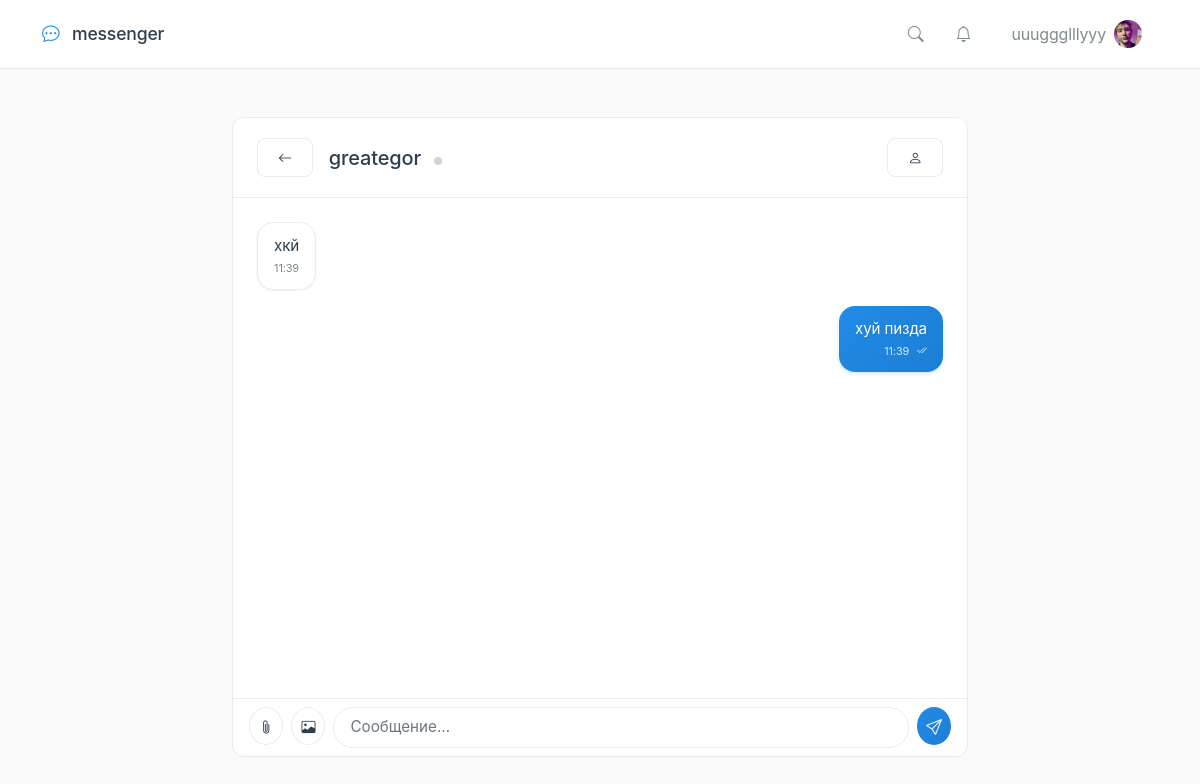
Page /chat/room/3/ (signed in) on the earlier database version.
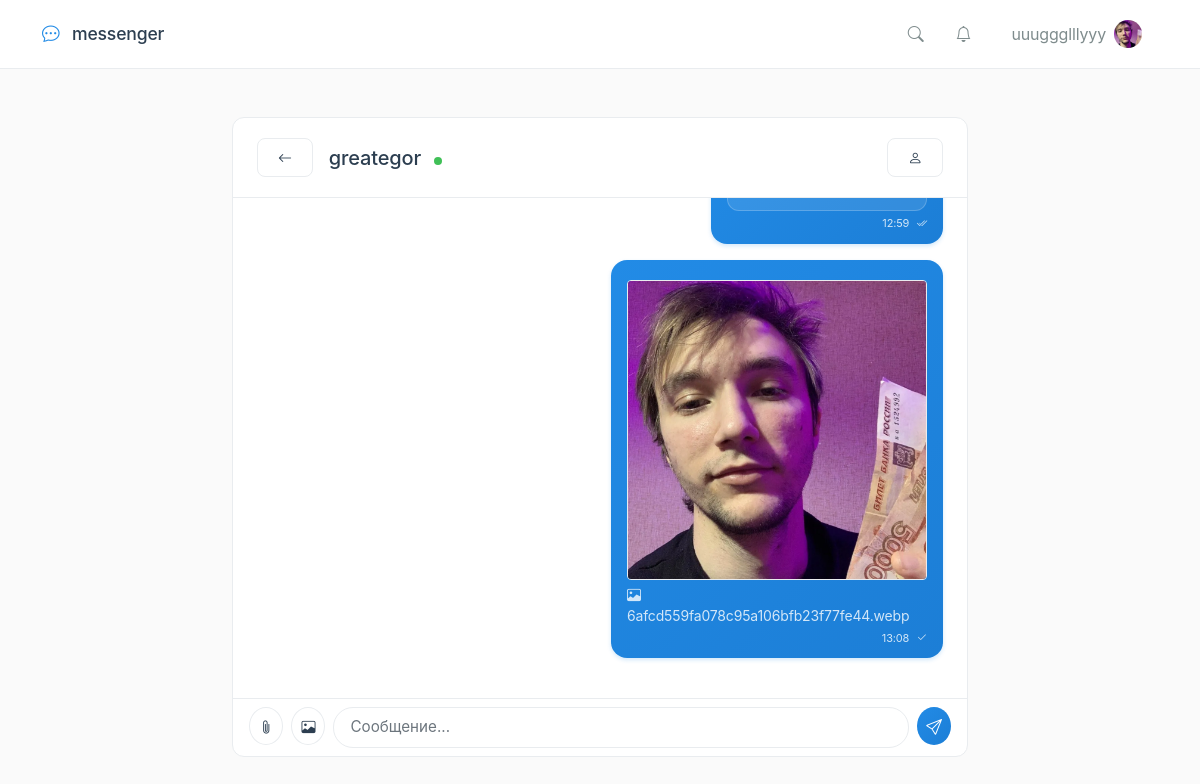
Same page on the later database version.
### accounts/models.py (models this page shows, shortened)
class User(AbstractUser):
    groups = models.ManyToManyField(
        'auth.Group',
        verbose_name='groups',
        blank=True,
        related_name='custom_user_set',
        related_query_name='custom_user',
    )
    user_permissions = models.ManyToManyField(
        'auth.Permission',
        verbose_name='user permissions',
        blank=True,
        related_name='custom_user_set',
        related_query_name='custom_user',
    )
    avatar = models.ImageField(upload_to='avatars/', null=True, blank=True, verbose_name='Аватар')
    bio = models.TextField(max_length=500, blank=True, verbose_name='О себе')
    is_online = models.BooleanField(default=False, verbose_name='Онлайн')
    last_seen = models.DateTimeField(null=True, blank=True, verbose_name='Последний визит')
    in_call = models.BooleanField(default=False, verbose_name='В звонке')
    current_call_chat_id = models.IntegerField(null=True, blank=True, verbose_name='ID чата звонка')
    email_notifications = models.BooleanField(default=True, verbose_name='Email уведомления')
    sound_notifications = models.BooleanField(default=True, verbose_name='Звуковые уведомления')
    created_at = models.DateTimeField(auto_now_add=True, verbose_name='Дата регистрации')
    updated_at = models.DateTimeField(auto_now=True, verbose_name='Дата обновления')
    class Meta:
        verbose_name = 'Пользователь'
        verbose_name_plural = 'Пользователи'

### chat/models.py (models this page shows, shortened)
class Message(models.Model):
    chat = models.ForeignKey(
        Chat,
        related_name='messages',
        on_delete=models.CASCADE,
        verbose_name='Чат'
    )
    sender = models.ForeignKey(
        settings.AUTH_USER_MODEL,
        related_name='messages',
        on_delete=models.CASCADE,
        verbose_name='Отправитель'
    )
    content = models.TextField(verbose_name='Текст', blank=True)
    attachment = models.FileField(
        upload_to='attachments/%Y/%m/',
        null=True,
        blank=True,
        verbose_name='Файл'
    )
    attachment_name = models.CharField(
        max_length=255,
        blank=True,
        verbose_name='Имя файла'
    )
    attachment_size = models.IntegerField(
        null=True,
        blank=True,
        verbose_name='Размер файла (байт)'
    )
    attachment_type = models.CharField(
        max_length=100,
        blank=True,
        verbose_name='MIME тип'
    )
    image_width = models.IntegerField(
        null=True,
        blank=True,
        verbose_name='Ширина изображения'
    )
    image_height = models.IntegerField(
        null=True,
        blank=True,
        verbose_name='Высота изображения'
    )
    video_thumbnail = models.ImageField(
        upload_to='thumbnails/%Y/%m/',
        null=True,
        blank=True,
        verbose_name='Превью видео'
    )
    video_duration = models.FloatField(
        null=True,
        blank=True,
        verbose_name='Длительность видео (сек)'
    )
    is_voice = models.BooleanField(
        default=False,
        verbose_name='Голосовое сообщение'
    )
    voice_duration = models.IntegerField(
        null=True,
        blank=True,
        verbose_name='Длительность голоса (сек)'
    )
    is_read = models.BooleanField(default=False, verbose_name='Прочитано')
    is_edited = models.BooleanField(default=False, verbose_name='Изменено')
    created_at = models.DateTimeField(auto_now_add=True, verbose_name='Отправлено')
    updated_at = models.DateTimeField(auto_now=True, verbose_name='Изменено')
    class Meta:
        verbose_name = 'Сообщение'
        verbose_name_plural = 'Сообщения'
        ordering = ['created_at']
    def get_file_icon(self):
        if not self.attachment:
            return 'bi-file-earmark'
        ext = os.path.splitext(self.attachment_name)[1].lower() if self.attachment_name else ''
        icons = {
            '.jpg': 'bi-file-image', '.jpeg': 'bi-file-image', '.png': 'bi-file-image',
            '.gif': 'bi-file-image', '.webp': 'bi-file-image', '.svg': 'bi-file-image',
            '.bmp': 'bi-file-image', '.ico': 'bi-file-image',
            '.mp4': 'bi-file-play', '.webm': 'bi-file-play', '.mov': 'bi-file-play',
            '.avi': 'bi-file-play', '.mkv': 'bi-file-play', '.flv': 'bi-file-play',
            '.wmv': 'bi-file-play', '.m4v': 'bi-file-play',
            '.mp3': 'bi-file-music', '.wav': 'bi-file-music', '.ogg': 'bi-file-music',
            '.flac': 'bi-file-music', '.aac': 'bi-file-music', '.m4a': 'bi-file-music',
            '.pdf': 'bi-file-pdf',
            '.doc': 'bi-file-word', '.docx': 'bi-file-word',
            '.xls': 'bi-file-excel', '.xlsx': 'bi-file-excel',
            '.ppt': 'bi-file-ppt', '.pptx': 'bi-file-ppt',
            '.txt': 'bi-file-text', '.rtf': 'bi-file-text',
            '.odt': 'bi-file-text', '.ods': 'bi-file-spreadsheet',
            '.zip': 'bi-file-zip', '.rar': 'bi-file-zip', '.7z': 'bi-file-zip',
            '.tar': 'bi-file-zip', '.gz': 'bi-file-zip',
            '.py': 'bi-file-code', '.js': 'bi-file-code', '.html': 'bi-file-code',
            '.css': 'bi-file-code', '.json': 'bi-file-code', '.xml': 'bi-file-code',
            '.php': 'bi-file-code', '.java': 'bi-file-code', '.cpp': 'bi-file-code',
            '.c': 'bi-file-code', '.h': 'bi-file-code', '.sql': 'bi-file-code',
        }
        return icons.get(ext, 'bi-file-earmark')
    def is_image(self):
        return bool(self.attachment and self.attachment_type and self.attachment_type.startswith('image/'))
    def is_video(self):
        return bool(self.attachment and self.attachment_type and self.attachment_type.startswith('video/'))
    def format_size(self):
        if not self.attachment_size:
            return ''
        size = self.attachment_size
        for unit in ['Б', 'КБ', 'МБ', 'ГБ']:
            if size < 1024:
                return f"{size:.1f} {unit}"
            size /= 1024
        return f"{size:.1f} ТБ"

### chat/views.py (the view)
# urls.py: path('room/<int:chat_id>/', views.chat_room, name='chat_room'),
@login_required
def chat_room(request, chat_id):
    chat = get_object_or_404(Chat, id=chat_id)
    if request.user not in chat.participants.all():
        messages.error(request, 'У вас нет доступа к этому чату.')
        return redirect('chat:home')
    messages_list = Message.objects.filter(chat=chat).select_related('sender')
    messages_list.filter(~Q(sender=request.user), is_read=False).update(is_read=True)
    other_participant = None
    if chat.chat_type == 'private':
        other_participant = chat.participants.exclude(id=request.user.id).first()
    context = {
        'chat': chat,
        'messages': messages_list,
        'other_participant': other_participant,
    }
    return render(request, 'chat/chat_room.html', context)

### templates/chat/chat_room.html (shortened to what the changed rows need)
{% extends 'base.html' %}
{% block content %}
<div class="row">
    <div class="col-lg-8 mx-auto">
        <div class="card">
            <div class="card-header d-flex justify-content-between align-items-center">
                <div class="d-flex align-items-center">
                    <div>
                        <h5 class="mb-0">
                            {% if chat.chat_type == 'private' %}
                                {% for p in chat.participants.all %}
                                    {% if p != user %}
                                        {{ p.get_full_name|default:p.username }}
                                        {% if p.is_online %}
                                            <span class="online-indicator ms-2"></span>
                                        {% else %}
                                            <span class="offline-indicator ms-2"></span>
                                        {% endif %}
                                    {% endif %}
                                {% endfor %}
                            {% else %}
                                {{ chat.name }}
                                <span class="badge ms-2">группа</span>
                            {% endif %}
                        </h5>
                    </div>
                </div>
                <div>
                    {% if chat.chat_type == 'private' %}
                        {% for p in chat.participants.all %}
                            {% if p != user %}
                                <a href="{% url 'accounts:profile' p.username %}" class="btn btn-sm btn-light">
                                    <i class="bi bi-person"></i>
                                </a>
                            {% endif %}
                        {% endfor %}
                    {% endif %}
                </div>
            </div>
            <div class="card-body p-0">
                <div id="chat-messages" style="height: 500px; overflow-y: auto; padding: 1.5rem;">
                    {% for message in messages %}
                        <div class="message d-flex {% if message.sender == user %}justify-content-end{% endif %}"
                             data-message-id="{{ message.id }}">
                            <div class="message-bubble {% if message.sender == user %}own{% endif %}">
                                {% if message.content %}
                                    <div class="message-text {% if message.sender == user %}text-white{% else %}text-dark{% endif %}"
                                         style="word-break: break-word;">
                                        {{ message.content|linebreaksbr }}
                                    </div>
                                {% endif %}
                                {% if message.attachment %}
                                    <div class="mt-2">
                                        {% if message.is_image %}
                                            <div class="image-attachment">
                                                <img src="{{ message.attachment.url }}"
                                                     alt="{{ message.attachment_name }}"
                                                     class="img-fluid rounded preview-image"
                                                     style="max-width: 300px; max-height: 300px; cursor: pointer; border-radius: 12px;"
                                                     onclick="openImageModal('{{ message.attachment.url }}')">
                                                <div class="mt-1 small {% if message.sender == user %}text-white-50{% else %}text-muted{% endif %}">
                                                    <i class="bi bi-image me-1"></i>{{ message.attachment_name }}
                                                </div>
                                            </div>
                                        {% else %}
                                            <div class="file-attachment">
                                                <a href="{{ message.attachment.url }}" target="_blank"
                                                   class="d-flex align-items-center p-2 text-decoration-none {% if message.sender == user %}text-white{% else %}text-dark{% endif %}"
                                                   style="background: {% if message.sender == user %}rgba(255,255,255,0.1){% else %}var(--bg-secondary){% endif %}; border-radius: 12px; border: 1px solid {% if message.sender == user %}rgba(255,255,255,0.2){% else %}var(--border-color){% endif %};">
                                                    <i class="bi {{ message.get_file_icon }} me-3" style="font-size: 32px; color: {% if message.sender == user %}white{% else %}var(--accent-color){% endif %};"></i>
                                                    <div style="min-width: 0;">
                                                        <small class="{% if message.sender == user %}text-white-50{% else %}text-muted{% endif %}">{{ message.format_size }}</small>
                                                    </div>
                                                </a>
                                            </div>
                                        {% endif %}
                                    </div>
                                {% endif %}
                                <div class="d-flex justify-content-end mt-1">
                                    <small class="{% if message.sender == user %}text-white-50{% else %}text-muted{% endif %}" style="font-size: 11px;">
                                        {{ message.created_at|date:"H:i" }}
                                        {% if message.sender == user %}
                                            {% if message.is_read %}
                                                <i class="bi bi-check2-all ms-1"></i>
                                            {% else %}
                                                <i class="bi bi-check2 ms-1"></i>
                                            {% endif %}
                                        {% endif %}
                                    </small>
                                </div>
                            </div>
                        </div>
                    {% empty %}
                        <div class="text-center py-5 text-muted">
                            <i class="bi bi-chat" style="font-size: 32px;"></i>
                            <p class="mt-2">Нет сообщений</p>
                        </div>
                    {% endfor %}
                </div>
            </div>
        </div>
    </div>
</div>
{% endblock %}

Differences in the rows shown:
no longer on this page (row unchanged): Message: content "хкй", created_at "11:39"
no longer on this page (row unchanged): Message: content "хуй пизда", created_at "11:39", is_read True (drawn)
changed User "greategor": is_online False → True (drawn)
added Message: created_at "12:59", is_read True (drawn)
added Message: attachment (picture), attachment_name "6afcd559fa078c95a106bfb23f77fe44.webp", created_at "13:08", is_read False (drawn)
